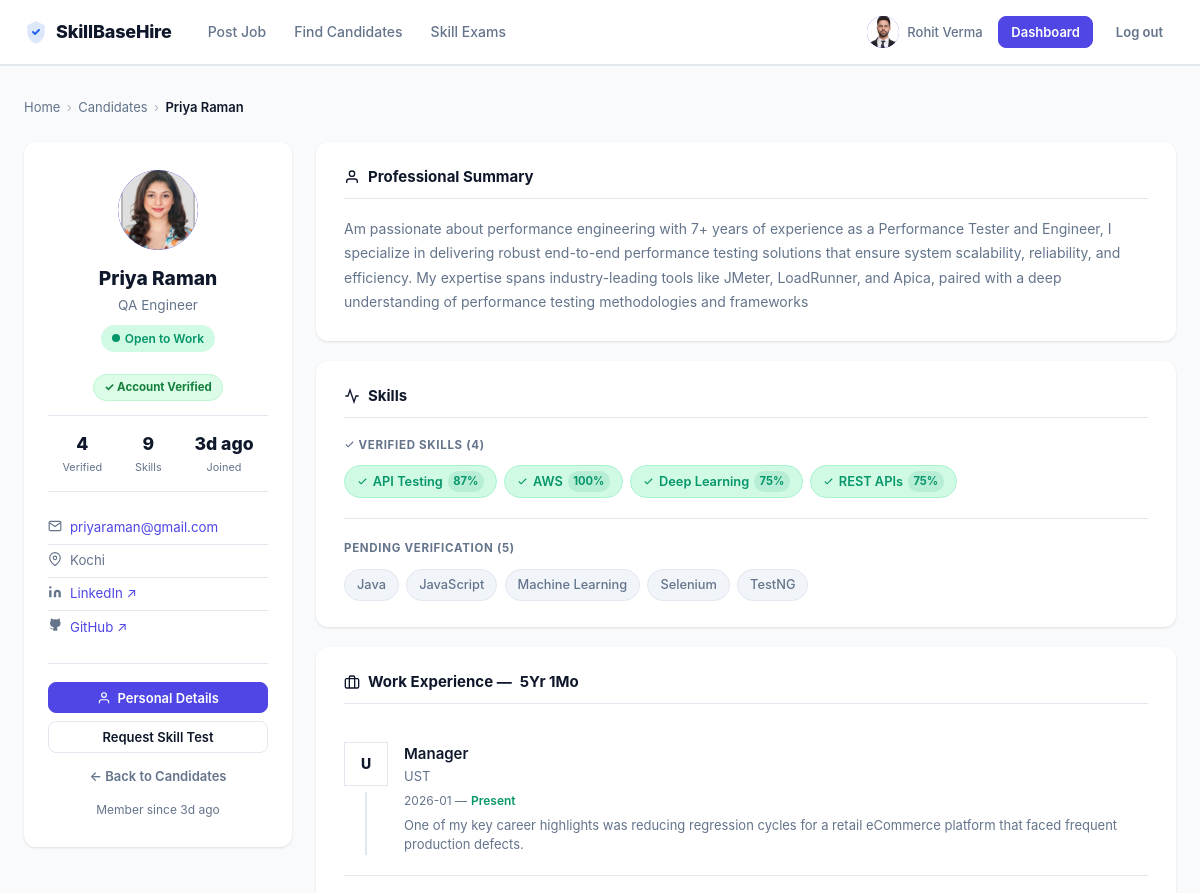
The page /candidates/10 (signed in, upper part) on the database as committed earlier.
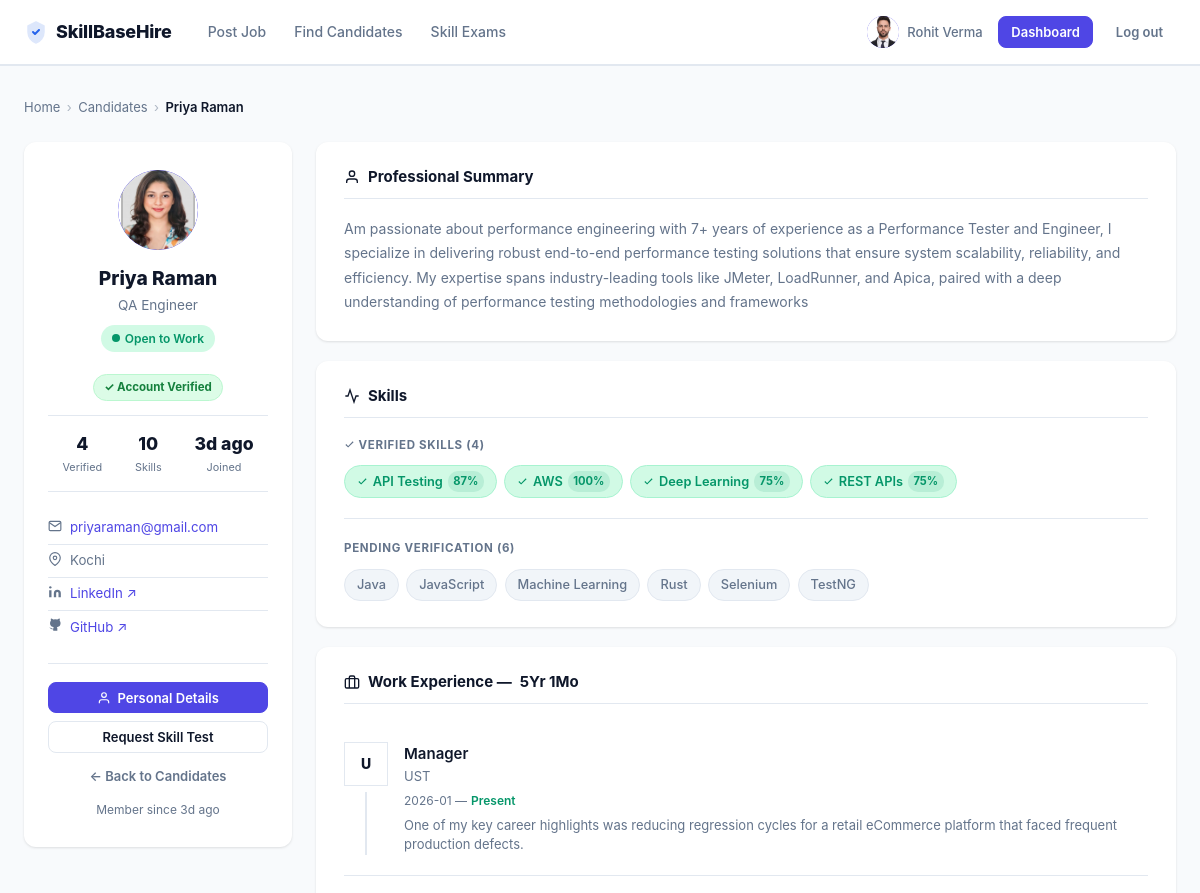
The same page on the database as committed later.
### tables this page shows
CREATE TABLE user_skills (
                id INTEGER PRIMARY KEY AUTOINCREMENT,
                user_id INTEGER NOT NULL,
                skill_id INTEGER NOT NULL,
                verified INTEGER DEFAULT 0,
                score INTEGER DEFAULT 0,
                added_at TIMESTAMP DEFAULT CURRENT_TIMESTAMP, correct_answers INTEGER, time_taken_secs INTEGER,
                UNIQUE(user_id, skill_id),
                FOREIGN KEY (user_id) REFERENCES users(id),
                FOREIGN KEY (skill_id) REFERENCES skills(id)
            );

CREATE TABLE skills (
                id INTEGER PRIMARY KEY AUTOINCREMENT,
                name TEXT UNIQUE NOT NULL,
                category TEXT NOT NULL,
                description TEXT DEFAULT ''
            );

CREATE TABLE candidate_work_experience (
                id INTEGER PRIMARY KEY AUTOINCREMENT,
                user_id INTEGER NOT NULL,
                company TEXT NOT NULL,
                designation TEXT NOT NULL,
                start_date TEXT DEFAULT '',
                end_date TEXT DEFAULT '',
                is_current INTEGER DEFAULT 0,
                description TEXT DEFAULT '',
                FOREIGN KEY (user_id) REFERENCES users(id)
            );

### app.py (the view)
@app.route('/candidates/<int:candidate_id>')
def candidate_detail(candidate_id):
    db = get_db()
    candidate = db.execute('''
        SELECT u.id, u.name, u.email, u.created_at, u.email_verified,
               cp.headline, cp.location, cp.bio, cp.linkedin, cp.github,
               cp.phone, cp.gender, cp.differently_abled
        FROM users u LEFT JOIN candidate_profiles cp ON u.id = cp.user_id
        WHERE u.id = ? AND u.role = 'candidate'
    ''', [candidate_id]).fetchone()
    if not candidate:
        return render_template('candidate_detail.html', candidate=None, skills=[],
                               blocked_recruiter=False, user=get_current_user())
    skills = db.execute('''
        SELECT s.id, s.name, s.category, us.verified, us.score
        FROM user_skills us JOIN skills s ON us.skill_id = s.id
        WHERE us.user_id = ?
        ORDER BY us.verified DESC, s.name
    ''', [candidate_id]).fetchall()
    show_verified_skills = True
    experiences = db.execute(
        'SELECT * FROM candidate_work_experience WHERE user_id=? ORDER BY start_date DESC, id DESC',
        [candidate_id]).fetchall()
    educations = db.execute(
        'SELECT * FROM candidate_education WHERE user_id=? ORDER BY COALESCE(end_year,9999) DESC, COALESCE(start_year,0) DESC',
        [candidate_id]).fetchall()
    certifications = db.execute(
        'SELECT * FROM candidate_certifications WHERE user_id=? ORDER BY COALESCE(year,0) DESC, id DESC',
        [candidate_id]).fetchall()
    projects = db.execute(
        'SELECT * FROM candidate_projects WHERE user_id=? ORDER BY COALESCE(year,0) DESC, id DESC',
        [candidate_id]).fetchall()
    profile_extra = db.execute(
        'SELECT resume_filename, profile_photo FROM candidate_profiles WHERE user_id=?',
        [candidate_id]).fetchone()
    now = datetime.now()
    total_months = 0
    for exp in experiences:
        if not exp['start_date']:
            continue
        try:
            sy, sm = int(exp['start_date'][:4]), int(exp['start_date'][5:7])
        except (ValueError, IndexError):
            continue
        if exp['is_current']:
            ey, em = now.year, now.month
        elif exp['end_date']:
            try:
                ey, em = int(exp['end_date'][:4]), int(exp['end_date'][5:7])
            except (ValueError, IndexError):
                continue
        else:
            continue
        diff = (ey - sy) * 12 + (em - sm)
        if diff > 0:
            total_months += diff
    total_exp_years  = total_months // 12
    total_exp_months = total_months % 12
    return render_template('candidate_detail.html', candidate=candidate, skills=skills,
                           blocked_recruiter=False, show_verified_skills=show_verified_skills,
                           experiences=experiences, educations=educations,
                           certifications=certifications, projects=projects,
                           profile_extra=profile_extra,
                           total_exp_years=total_exp_years, total_exp_months=total_exp_months,
                           user=get_current_user())

### app.py (called while the page is built, shortened)
def get_db():
    db = getattr(g, '_database', None)
    if db is None:
        db = g._database = sqlite3.connect(DATABASE)
        db.row_factory = sqlite3.Row
    return db

@app.teardown_appcontext
def close_connection(_exception):
    db = getattr(g, '_database', None)
    if db is not None:
        db.close()

@app.after_request
def set_security_headers(response):
    response.headers['X-Content-Type-Options'] = 'nosniff'
    response.headers['X-Frame-Options'] = 'SAMEORIGIN'
    response.headers['X-XSS-Protection'] = '1; mode=block'
    response.headers['Referrer-Policy'] = 'strict-origin-when-cross-origin'
    response.headers['Permissions-Policy'] = 'geolocation=(), microphone=(), camera=()'
    if os.environ.get('FLASK_ENV') == 'production':
        response.headers['Strict-Transport-Security'] = 'max-age=31536000; includeSubDomains'
    return response

@app.context_processor
def inject_notif_count():
    return {'unread_notif_count': 0}

def get_current_user():
    if 'user_id' not in session:
        return None
    return get_db().execute('SELECT * FROM users WHERE id = ?', [session['user_id']]).fetchone()

### templates/candidate_detail.html (shortened to what the changed rows need)
{% extends "base.html" %}
{% block content %}
<div class="cd-page">
  <div class="container">
    {% if blocked_recruiter %}
    <div class="blocked-access-page">
      <div class="blocked-access-card">
        <div class="blocked-access-icon">🔒</div>
        <h2>Email Verification Required</h2>
        <p>Please verify your official company email address before viewing candidate profiles.</p>
        <div class="blocked-access-btns">
          <form action="{{ url_for('resend_verification') }}" method="post">
            <button type="submit" class="btn btn-primary btn-full">Resend Verification Email</button>
          </form>
          <a href="{{ url_for('recruiter_dashboard') }}" class="btn btn-outline btn-full">Back to Dashboard</a>
        </div>
      </div>
    </div>
    {% else %}
    <nav class="cd-breadcrumb" aria-label="Breadcrumb">
      <a href="{{ url_for('home') }}">Home</a>
      <span class="cd-sep">›</span>
      {% if session.get('role') == 'recruiter' %}
        <a href="{{ url_for('search_candidates') }}">Candidates</a>
      {% else %}
        <span>Candidates</span>
      {% endif %}
      <span class="cd-sep">›</span>
      <strong>{{ candidate.name }}</strong>
    </nav>
    <div class="cd-layout">
      <aside>
        <div class="cd-profile-card">
          <div class="cd-avatar" aria-label="{{ candidate.name }}" style="overflow:hidden">
            {% if profile_extra and profile_extra.profile_photo %}
              <img src="/static/uploads/photos/{{ profile_extra.profile_photo }}" class="avatar-img" alt="{{ candidate.name }}">
            {% else %}
              {{ candidate.name[0].upper() }}
            {% endif %}
          </div>
          <h1 class="cd-name">{{ candidate.name }}</h1>
          {% if candidate.headline %}
            <div class="cd-headline">{{ candidate.headline }}</div>
          {% endif %}
          <div style="display:flex;gap:.375rem;flex-wrap:wrap;justify-content:center;margin:.5rem 0">
            <div class="cd-status-badge">
              <svg width="8" height="8" viewBox="0 0 8 8"><circle cx="4" cy="4" r="4" fill="currentColor"/></svg>
              Open to Work
            </div>
            <span class="badge-verified">✓ Account Verified</span>
          </div>
          {% set verified_count = skills | selectattr('verified', 'equalto', 1) | list | length %}
          {% set total_count = skills | length %}
          <div class="cd-stat-row">
            <div class="cd-stat-item">
              <div class="cd-stat-num">{{ verified_count }}</div>
              <div class="cd-stat-lbl">Verified</div>
            </div>
            <div class="cd-stat-item">
              <div class="cd-stat-num">{{ total_count }}</div>
              <div class="cd-stat-lbl">Skills</div>
            </div>
            <div class="cd-stat-item">
              <div class="cd-stat-num">{{ candidate.created_at | timeago }}</div>
              <div class="cd-stat-lbl">Joined</div>
            </div>
          </div>
          <ul class="cd-meta-list">
            <li>
              <span class="mi-icon">
                <svg width="14" height="14" viewBox="0 0 24 24" fill="none" stroke="currentColor" stroke-width="2"><path d="M4 4h16c1.1 0 2 .9 2 2v12c0 1.1-.9 2-2 2H4c-1.1 0-2-.9-2-2V6c0-1.1.9-2 2-2z"/><polyline points="22,6 12,13 2,6"/></svg>
              </span>
              <a href="mailto:{{ candidate.email }}">{{ candidate.email }}</a>
            </li>
            {% if candidate.location %}
            <li>
              <span class="mi-icon">
                <svg width="14" height="14" viewBox="0 0 24 24" fill="none" stroke="currentColor" stroke-width="2"><path d="M21 10c0 7-9 13-9 13s-9-6-9-13a9 9 0 0118 0z"/><circle cx="12" cy="10" r="3"/></svg>
              </span>
              {{ candidate.location }}
            </li>
            {% endif %}
            {% if candidate.linkedin %}
            <li>
              <span class="mi-icon">
                <svg width="14" height="14" viewBox="0 0 24 24" fill="currentColor"><path d="M16 8a6 6 0 016 6v7h-4v-7a2 2 0 00-2-2 2 2 0 00-2 2v7h-4v-7a6 6 0 016-6zM2 9h4v12H2z"/><circle cx="4" cy="4" r="2"/></svg>
              </span>
              <a href="{{ candidate.linkedin }}" target="_blank" rel="noopener">LinkedIn ↗</a>
            </li>
            {% endif %}
            {% if candidate.github %}
            <li>
              <span class="mi-icon">
              </span>
              <a href="{{ candidate.github }}" target="_blank" rel="noopener">GitHub ↗</a>
            </li>
            {% endif %}
          </ul>
          <hr class="cd-divider">
          <div class="cd-actions">
            {% if session.get('role') == 'recruiter' %}
              <button type="button" class="btn btn-primary btn-full btn-sm" onclick="document.getElementById('personalDetailsModal').style.display='flex'">
                <svg width="14" height="14" viewBox="0 0 24 24" fill="none" stroke="currentColor" stroke-width="2" style="vertical-align:-.15em"><path d="M20 21v-2a4 4 0 00-4-4H8a4 4 0 00-4 4v2"/><circle cx="12" cy="7" r="4"/></svg>
                Personal Details
              </button>
              {% if skills | selectattr('verified', 'equalto', 0) | list | length > 0 %}
                <a href="{{ url_for('skills_page') }}" class="btn btn-outline btn-full btn-sm">Request Skill Test</a>
              {% endif %}
              <a href="{{ url_for('search_candidates') }}" class="btn btn-ghost btn-full btn-sm">← Back to Candidates</a>
            {% elif user and user.id == candidate.id %}
              <a href="{{ url_for('candidate_profile') }}" class="btn btn-primary btn-full btn-sm">Edit Profile</a>
              <a href="{{ url_for('skills_page') }}" class="btn btn-outline btn-full btn-sm">Verify More Skills</a>
              <a href="{{ url_for('candidate_profile') }}" class="btn btn-ghost btn-full btn-sm">My Profile</a>
            {% else %}
              <a href="{{ url_for('candidate_login') }}" class="btn btn-outline btn-full btn-sm">Log in to connect</a>
            {% endif %}
          </div>
          <div class="cd-joined">Member since {{ candidate.created_at | timeago }}</div>
        </div>
      </aside>
      <div class="cd-main">
        {% if candidate.bio %}
        <div class="cd-card">
          <h2 class="cd-card-title">
            <svg width="16" height="16" viewBox="0 0 24 24" fill="none" stroke="currentColor" stroke-width="2"><path d="M20 21v-2a4 4 0 00-4-4H8a4 4 0 00-4 4v2"/><circle cx="12" cy="7" r="4"/></svg>
            Professional Summary
          </h2>
          <p class="cd-bio">{{ candidate.bio }}</p>
        </div>
        {% endif %}
        <div class="cd-card">
          <h2 class="cd-card-title">
            <svg width="16" height="16" viewBox="0 0 24 24" fill="none" stroke="currentColor" stroke-width="2"><polyline points="22 12 18 12 15 21 9 3 6 12 2 12"/></svg>
            Skills
          </h2>
          {% set verified_skills = skills | selectattr('verified', 'equalto', 1) | list %}
          {% set pending_skills  = skills | selectattr('verified', 'equalto', 0) | list %}
          {% if show_verified_skills and verified_skills %}
          <div class="cd-skills-section">
            <div class="cd-skills-sublabel">
              <svg width="11" height="11" viewBox="0 0 24 24" fill="none" stroke="currentColor" stroke-width="2.5" style="vertical-align:-.1em"><polyline points="20 6 9 17 4 12"/></svg>
              Verified Skills ({{ verified_skills | length }})
            </div>
            <div class="cd-skills-flex">
              {% for skill in verified_skills %}
                <span class="cd-skill-v">
                  <svg width="11" height="11" viewBox="0 0 24 24" fill="none" stroke="currentColor" stroke-width="2.5"><polyline points="20 6 9 17 4 12"/></svg>
                  {{ skill.name }}
                  <span class="cd-skill-score">{{ skill.score }}%</span>
                </span>
              {% endfor %}
            </div>
          </div>
          {% endif %}
          {% if show_verified_skills and pending_skills %}
          <div class="cd-skills-section">
            <div class="cd-skills-sublabel">Pending Verification ({{ pending_skills | length }})</div>
            <div class="cd-skills-flex">
              {% for skill in pending_skills %}
                <span class="cd-skill-p" title="Skill test not completed yet">{{ skill.name }}</span>
              {% endfor %}
            </div>
          </div>
          {% endif %}
        </div>
        <div class="cd-card">
          <h2 class="cd-card-title">
            <svg width="16" height="16" viewBox="0 0 24 24" fill="none" stroke="currentColor" stroke-width="2"><rect x="2" y="7" width="20" height="14" rx="2"/><path d="M16 21V5a2 2 0 00-2-2h-4a2 2 0 00-2 2v16"/></svg>
            Work Experience{% if experiences and (total_exp_years > 0 or total_exp_months > 0) %} — <strong>{{ total_exp_years }}Yr{% if total_exp_months > 0 %} {{ total_exp_months }}Mo{% endif %}</strong>{% endif %}
          </h2>
          {% if experiences %}
            <div class="tl" style="margin-top:.75rem">
              {% for exp in experiences %}
              <div class="tl-item">
                <div class="tl-left">
                  <div class="tl-logo">{{ exp.company[0].upper() }}</div>
                  <div class="tl-line"></div>
                </div>
                <div style="flex:1;min-width:0">
                  <div style="font-weight:600;font-size:.9375rem">{{ exp.designation }}</div>
                  <div style="font-size:.8125rem;color:var(--text-muted);margin-bottom:.25rem">{{ exp.company }}</div>
                  {% if exp.start_date %}
                  <div class="tl-meta"><span>{{ exp.start_date }}{% if exp.is_current %} — <span style="color:var(--success);font-weight:600">Present</span>{% elif exp.end_date %} — {{ exp.end_date }}{% endif %}</span></div>
                  {% endif %}
                  {% if exp.description %}<p style="font-size:.8125rem;color:var(--text-muted);margin-top:.375rem;line-height:1.5">{{ exp.description }}</p>{% endif %}
                </div>
              </div>
              {% endfor %}
            </div>
          {% else %}
            <p class="cd-empty">Work experience details are not available yet.</p>
          {% endif %}
        </div>
      </div>
    </div>
    {% endif %}
  </div>
</div>
{% endblock %}

Rows that differ between the two databases and show on the page:
added user_skills: name "Rust"
Other text that changed with them:
{{ total_count }}: "9" → "10"
{{ pending_skills | length }}: "5" → "6"
